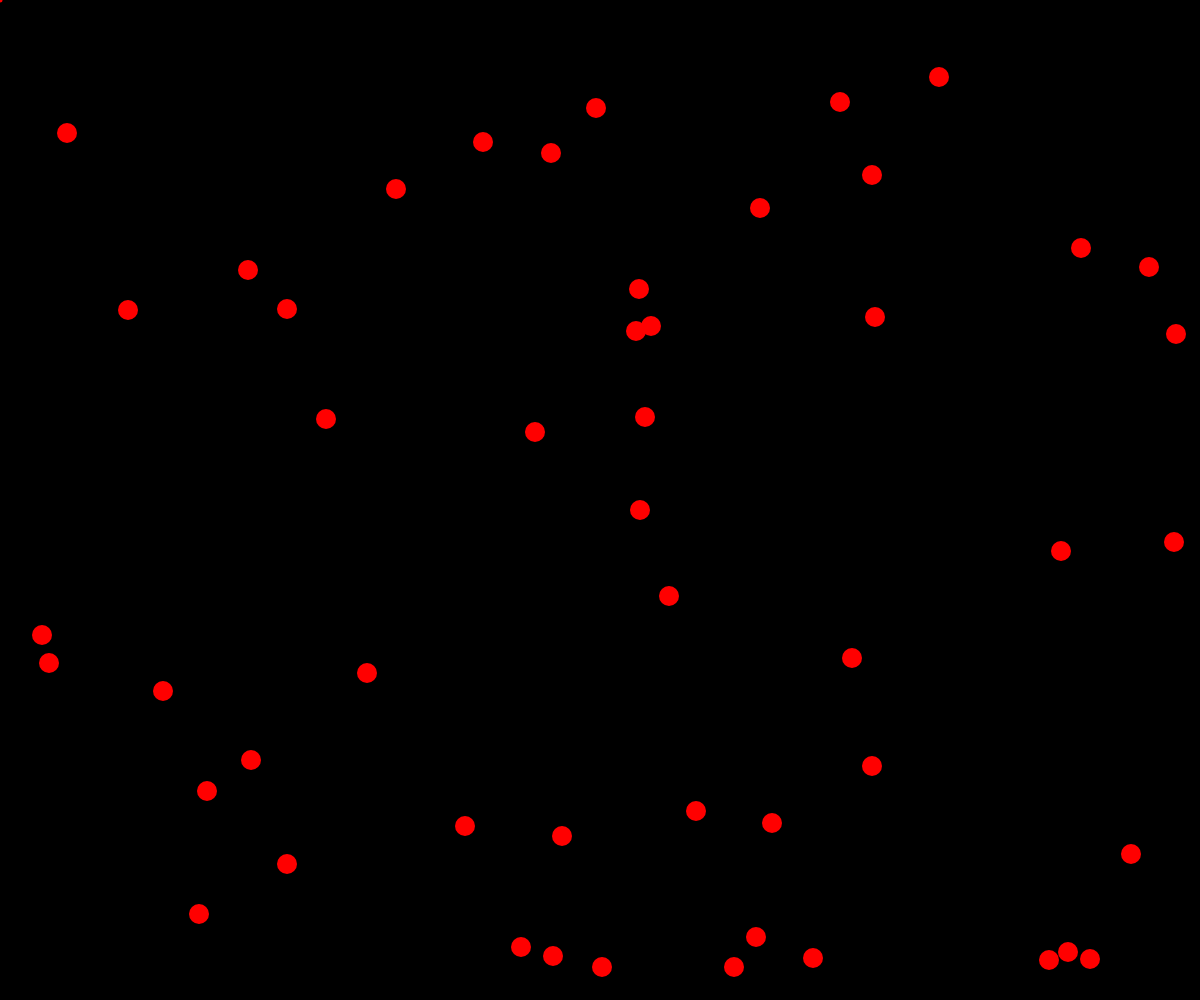
Frame 1 (no input)
Frame 60 (no input): identical to frame 1, image omitted
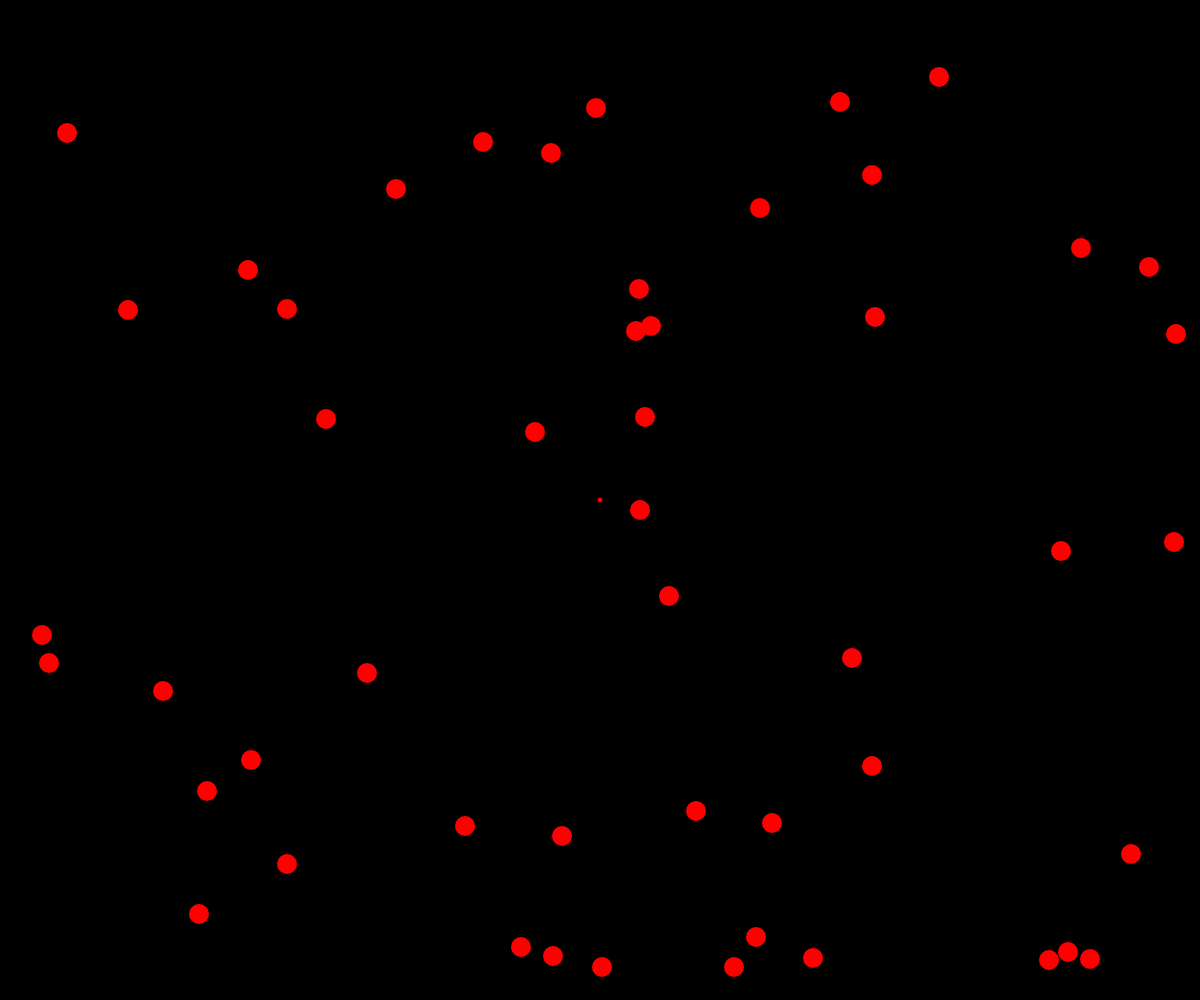
Frame 120 (the mouse pressed at the canvas centre since frame 60)

The p5.js sketch that drew these frames (run headless with seeded random() and noise() and a simulated clock; from frame 60 on, the mouse is pressed at the canvas centre):

// p5.js sketch
// ── sketch.js

const rnd = (min, max) => Math.floor(Math.random() * (max - min + 1) + min);
const ran = (max, val) => [...Array(max).keys()].map(() => (Array.isArray(val) ? rnd(...val) : val));
const rng = (nb) => [...Array(nb).keys()];
const distp = (p1, p2) => p2.map(({ x, y }) => dist(x, y, p1.x, p1.y))
const sleep = (s) => new Promise((resolve) => { setTimeout(resolve, s); })
const sum = (arr) => arr.reduce((a, b) => a + b, 0);

const canvas_size = { x: 800, y: 800 };
const size_node = 20;
const nb_nodes = 50
let nodes = [];

let selected = -1;

let ant_paths = []
let ant_sizes = []

let nb_ant = 1;

// show or not
let searching = false;
let show_dist = false; // NUMPAD 1
let show_most = true; // NUMPAD 2
let show_paths = true; // NUMPAD 3


// some variables you can change
const dstPower = 4;
const phPower = 1;
const initPh = 1;
const phIntensity = 1000;
const eachStep = .3;
const nbAnt = 50;

// path ph
let ants = [];
let path_ph = {}
let ants_paths = [];

// some stats
let path_dist_max = Infinity;
let path_max = [];

function setup() {
    console.log("*************************************************************************************************************************")
    for (let element of document.getElementsByClassName("p5Canvas")) {
        element.addEventListener("contextmenu", (e) => e.preventDefault());
    }

    canvas_size.x = windowWidth
    canvas_size.y = windowHeight
    createCanvas(canvas_size.x, canvas_size.y);
    background(0);

    // generate random point
    nodes = ran(nb_nodes, 0).map(() => ({ x: rnd(0 + size_node, width - size_node), y: rnd(0 + size_node, height - size_node) }))
    ant_paths.push(rng(nb_nodes));
    ant_sizes.push(0);
    for (let i = 0; i < nodes.length; i++) {
        p1 = nodes[i]
        p2 = nodes[(i + 1) % nodes.length];
        ant_sizes[0] += dist(p1.x, p1.y, p2.x, p2.y)
    }
}

function get_ph_trail(p1, p2) {
    if (!path_ph.hasOwnProperty([p1, p2])) path_ph[[p1, p2]] = initPh;
    return path_ph[[p1, p2]];
}

function ant_next(ant_path, pos) {
    const ant = nodes[pos];
    let distps = distp(ant, nodes)

    distps = distps.map((v, idx) => ant_path.includes(idx) ? 0 : Math.pow(1 / v, dstPower) * Math.pow(get_ph_trail(pos, idx), phPower));
    distps = distps.map(dis => dis / sum(distps))
    let r = Math.random()
    for (let i = 0; i < distps.length; i++) {
        if (r <= distps[i] && distps[i] != 0) return i;
        r -= distps[i]
    }
    return distps[rnd(0, distps.length - 1)];
}

async function ant_algo_2() {
    ants = ran(nbAnt, [0, nodes.length - 1]);
    ants_paths = ants.map((val, idx) => [val]);
    searching = true;
    for (let i = 0; i < nodes.length; i++) {
        // select the next pose of ant
        for (let a = 0; a < ants.length; a++) {
            ant = nodes[ants[a]];
            next = ant_next(ants_paths[a], ants[a])
            ants_paths[a].push(next)
            ants[a] = next
        }
        // step finish evaporate some ph
        Object.keys(path_ph).map((v) => path_ph[v] -= Math.max(path_ph[v] - eachStep, 0))

    }
    // await 1s

    // set path ph to tail
    for (let i = 0; i < ants_paths.length; i++) {
        path_dist = 0;
        for (let j = 0; j < nodes.length; j++) {
            let p1 = ants_paths[i][j];
            let p2 = ants_paths[i][(j + 1) % nodes.length]
            path_dist += dist(nodes[p1].x, nodes[p1].y, nodes[p2].x, nodes[p2].y);
        }
        if (path_dist < path_dist_max) {path_dist_max = path_dist; path_max = [...ants_paths[i]]}
        path_dist = phIntensity / path_dist / nodes.length;
        for (let j = 0; j < ants_paths[i].length; j++) {
            let p1 = ants_paths[i][j];
            let p2 = ants_paths[i][(j + 1) % ants_paths[i].length]
            path_ph[[p1, p2]] += path_dist * phIntensity;
        }
    }

    await sleep(1)
    searching = false;
}

async function lunch_ant() {
    console.log("lunch")
    for (let i = 0; i < 10000; i++) {
        await ant_algo_2()
    }
    console.log("finish")
}

function draw() {
    background(0);
    fill(255);
    noStroke();

    // write all path with alpha
    if (show_paths) {
        for (const [p, ph] of Object.entries(path_ph)) {
            const [p1, p2] = p.split(',');
            if (p2 == 'NaN' || p1 == 'NaN') continue;
            stroke(235, 52, 222, ph);
            strokeWeight(3);
            line(nodes[parseInt(p1)].x, nodes[parseInt(p1)].y, nodes[parseInt(p2)].x, nodes[parseInt(p2)].y);
        }
    }
    noStroke();

    //write best path in green
    if (show_paths && path_max.length) {
        for (let i = 0; i < nodes.length; i++) {
            let p1 = nodes[path_max[i]];
            let p2 = nodes[path_max[(i + 1) % nodes.length]];
            console.log(path_max)
            if (p2 == 'NaN' || p1 == 'NaN') continue;
            stroke(88, 168, 50);
            strokeWeight(2);
            line(p1.x, p1.y, p2.x, p2.y);
        }
    }
    noStroke();

    // write nodes to canvas
    for (let i = 0; i < nodes.length; i++) {
        let { x, y } = nodes[i];

        fill(255, 0, 0)
        if (selected == i) {
            fill(255, 255, 0);
            nodes[i].x = mouseX;
            nodes[i].y = mouseY;
        }

        if (ants.includes(i) && searching) fill(75, 224, 29);
        ellipse(x, y, size_node)
    }

    // draw mouse cursor
    fill(255, 0, 0)
    circle(mouseX, mouseY, 5)
}

function mouseReleased() {
    selected = -1;
};

function mousePressed(event) {

    if (event.button == 0) {
        for (let i = 0; i < nodes.length; i++) {
            let { x, y } = nodes[i];
            if (dist(x, y, mouseX, mouseY) < size_node / 2) {
                selected = i;
            }
        }
    }
}

function keyPressed() {
    if (keyCode == 97) show_dist = !show_dist;
    if (keyCode == 98) show_most = !show_most;
    if (keyCode == 99) show_paths = !show_paths;
    if (keyCode == 71) lunch_ant();
    return false;
}
